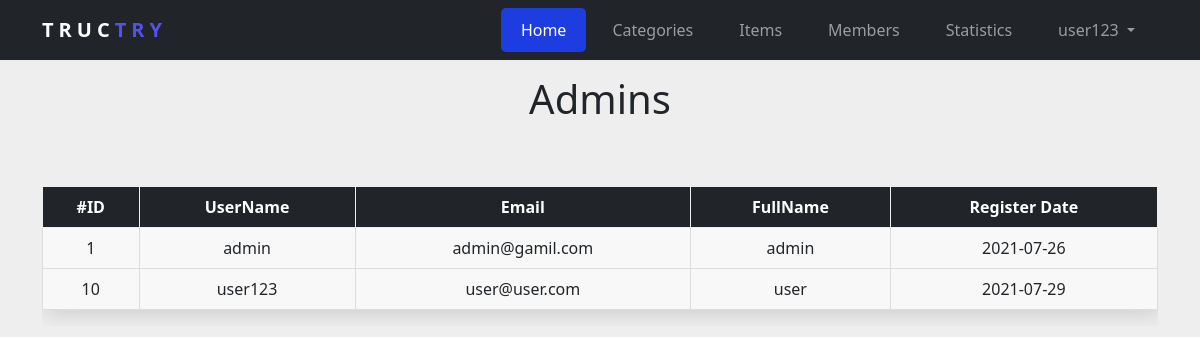
The app's page /admin/admins.php (signed in) with its own data.
### tables this page shows
CREATE TABLE `users` (
  `UserID` int(11) NOT NULL,
  `UserName` varchar(255) NOT NULL,
  `Password` varchar(255) NOT NULL,
  `GroupID` int(11) NOT NULL,
  `Email` varchar(255) NOT NULL,
  `FullName` varchar(255) NOT NULL,
  `Date` date NOT NULL
);

### admin/admins.php (the view, shortened to what this page needs)
<?php
    require "config.php";
    include "includes/template/header.php";
    include "includes/template/navbar.php";
    if(isset($_SESSION['admin'])){
        $link = isset($_GET['action']) ? $_GET['action'] : "manage";
        if($link == "manage"){
            $stmt = $con->prepare("SELECT * FROM users WHERE GroupID != 0");
            $stmt->execute();
            $rows = $stmt->fetchAll();
        ?>
            <h1 class="text-center" style="padding: 15px;">Admins</h1>
            <div class="container admins">
                <div class="table-responsive mt-5">
                    <table class="table text-center table-bordered" style="border-color: #eee;">
                        <tr class="main-row">
                            <td class="fw-bold">#ID</td>
                            <td class="fw-bold">UserName</td>
                            <td class="fw-bold">Email</td>
                            <td class="fw-bold">FullName</td>
                            <td class="fw-bold">Register Date</td>
                        </tr>
                    <?php
                        foreach($rows as $row){ ?>
                            <tr class="data-table">
                                <td><?php echo $row['UserID']; ?></td>
                                <td><?php echo $row['UserName']; ?></td>
                                <td><?php echo $row['Email']; ?></td>
                                <td><?php echo $row['FullName']; ?></td>
                                <td><?php echo $row['Date']; ?></td>
                            </tr>
                        <?php
                        }
                        ?>
                    </table>
                </div>
            </div>
<?php
        }
    } else {
        header('location: index.php');
        exit();
    }
    include "includes/template/footer.php";
?>

### admin/css/style.css (style rules this page uses)
:root { --btn: #1E3DE1; --btnhover: #2444FF; }
body { background-color: #eee; }
table { box-shadow: 3px 4px 20px 0px #ccc; }
.main-row { background-color: #212529; color: #fff; }
tr td { vertical-align: middle; }
.data-table { background-color: #f8f8f8; border-color: #ddd; font-weight: 500; }

### records on screen
users: UserID "1", UserName "admin", Email "admin@gamil.com", FullName "admin", Date "2021-07-26"
users: UserID "10", UserName "user123", Email "user@user.com", FullName "user", Date "2021-07-29"

### other values on screen
$_SESSION['admin'] "user123"
